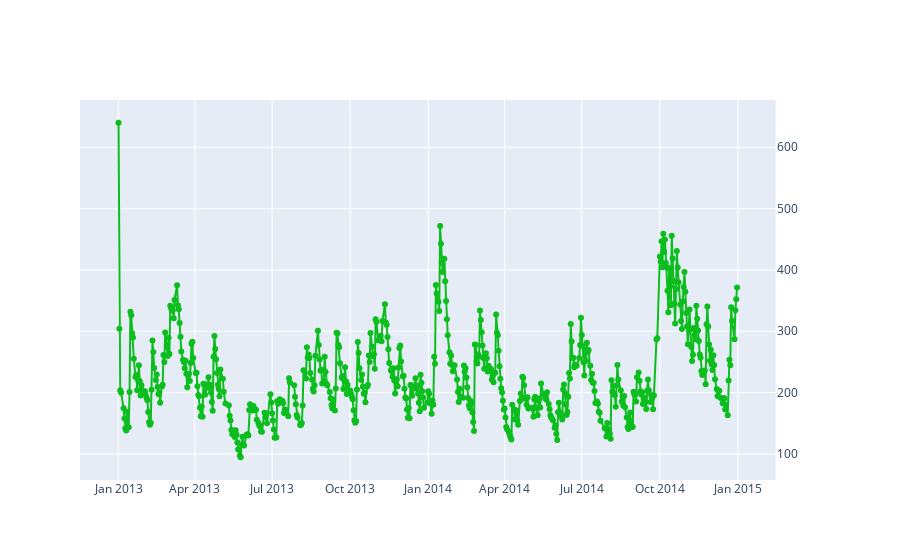

Notebook source saved alongside this figure:
### Code cell
import plotly.express as px 
from plotly.subplots import make_subplots
import plotly.graph_objects as go

fig = make_subplots(specs=[[{"secondary_y": True}]])

fig.add_trace(
    go.Scatter(x=Metrics_D['Date'], 
               y=Metrics_D['MA'], 
               mode="lines+markers", 
               marker_color='rgb(11, 189, 29)'),
    secondary_y=True
)

fig.show()

### Figure 1 — Plotly figure (JSON) as saved in the notebook; plotly's stock layout.template omitted (floating-point values rounded to 4 significant figures; data arrays with more than 128 entries replaced by an {"elided": "..."} marker saying what was removed)
{"data": [{"marker": {"color": "rgb(11, 189, 29)"}, "mode": "lines+markers", "type": "scatter", "x": {"elided": "601 str values"}, "xaxis": "x", "y": {"elided": "601 float values"}, "yaxis": "y2"}], "layout": {"xaxis": {"anchor": "y", "domain": [0, 0.94]}, "yaxis": {"anchor": "x", "domain": [0, 1]}, "yaxis2": {"anchor": "x", "overlaying": "y", "side": "right"}}}
